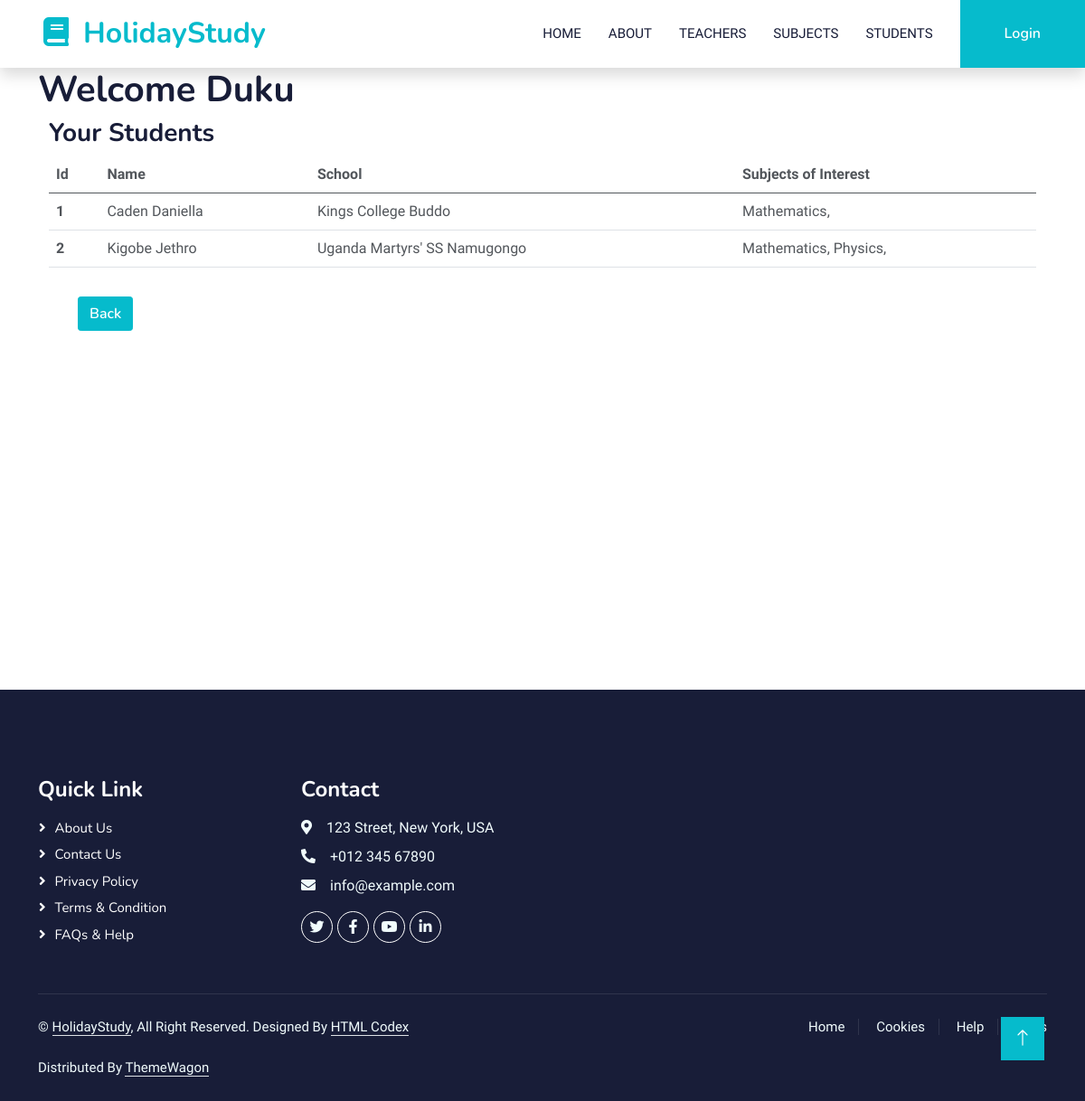
The page /teacherProfile/1 on the database its author committed.
### base/models.py (models this page shows, shortened)
class Teacher(models.Model):
  teacherName = models.ForeignKey(User, on_delete=models.CASCADE)
  subjects = models.ManyToManyField(Subject, through='TeacherSubject')
  students = models.ManyToManyField(Student, through='TeacherEnrolment')
  currentSchool = models.CharField(max_length=400)
  teacherImage = models.ImageField(upload_to="photos/%y/%m/%d", blank=True)
  teacherDescription = models.TextField()
  teacherFee = models.IntegerField()

class TeacherEnrolment(models.Model):
  teacher = models.ForeignKey(Teacher, on_delete=models.CASCADE)
  student = models.ForeignKey(Student, on_delete=models.CASCADE)
  subjects = jsonfield.JSONField()
  class Meta:
    unique_together = [['teacher', 'student']]

class Student(models.Model):
  studentName = models.ForeignKey(User, on_delete=models.CASCADE)
  currentSchool = models.CharField(max_length=500)
  subjects = models.ManyToManyField(Subject, through='StudentSubject')
  currentClass = models.ForeignKey(CurrentClass, on_delete=models.CASCADE)
  studentImage = models.ImageField(upload_to="photos/%y/%m/%d", blank=True)

class Subject(models.Model):
  subjectName = models.CharField(max_length=256)
  subjectImage = models.ImageField(upload_to="photos/%y/%m/%d", blank=True)

### base/views.py (the view)
# urls.py: path('teacherProfile/<pk>', views.teacherProfile, name="teacherProfile"),
def teacherProfile(request, pk):
  teacher = Teacher.objects.get(pk=pk)
  students = TeacherEnrolment.objects.filter(teacher=teacher.id)
  subjects = {}
  for student in students:
    subjectsJson = student.subjects
    subjectsList = json.loads(subjectsJson)
    subs = []
    for subject in subjectsList:
      sub = Subject.objects.get(id=subject)
      subs.append(sub.subjectName)
    subjects[student.id] = subs
  print(subjects)
  context = {
    'teacher': teacher,
    'students': students,
    'subjects': subjects,
  }
  return render(request, 'base/teacher_profile.html', context)

### base/templates/base/teacher_profile.html
{% extends 'base_template.html' %}
{% block content %}
<div class="container" style="height: 80vh">
<h1>Welcome {{ teacher.teacherName.last_name }}</h1>
<div>
  <div class="container">
    <h3>Your Students</h3>
    <table class="table">
      <thead class="thead-light">
        <tr>
          <th scope="col">Id</th>
          <th scope="col">Name</th>
          <th scope="col">School</th>
          <th scope="col">Subjects of Interest</th>
        </tr>
      </thead>
      <tbody>
        {% for student in students %}
        <tr>
          <th scope="row">{{ forloop.counter }}</th>
          <td>{{ student.student.studentName.last_name }} {{ student.student.studentName.first_name }}</td>
          <td>{{ student.student.currentSchool }}</td>
          <td>
            {% for key, subjects in subjects.items %}
              {% if student.id == key %}
                {% for subject in subjects %}
                  {{ subject }},
                {% endfor %}
              {% endif %}
            {% endfor%}
          </td>
        </tr>
        {% endfor %}
      </tbody>
    </table>
  </div>
</div>
<div class="row p-3 m-3">
<div class="col-sm">
  <a href="{% url 'base:teacherPage' %}" class="btn btn-primary rounded-1">Back</a>
</div>
</div>
</div>
{% endblock %}

### base/templates/base_template.html (shortened to what this page needs)
{% load static %}
<!DOCTYPE html>
<html lang="en">
<head>
    <link href="https://cdnjs.cloudflare.com/ajax/libs/font-awesome/5.10.0/css/all.min.css" rel="stylesheet">
    <link href="https://cdn.jsdelivr.net/npm/bootstrap-icons@1.4.1/font/bootstrap-icons.css" rel="stylesheet">
    <link href="{% static 'lib/animate/animate.min.css' %}" rel="stylesheet">
    <link href="{% static 'lib/owlcarousel/assets/owl.carousel.min.css' %}" rel="stylesheet">
    <link href="{% static 'css/bootstrap.min.css' %}" rel="stylesheet">
    <link href="{% static 'css/style.css' %}" rel="stylesheet">
</head>
<body>
    <nav class="navbar navbar-expand-lg bg-white navbar-light shadow sticky-top p-0">
        <a href="index.html" class="navbar-brand d-flex align-items-center px-4 px-lg-5">
            <h2 class="m-0 text-primary"><i class="fa fa-book me-3"></i>HolidayStudy</h2>
        </a>
        <div class="collapse navbar-collapse" id="navbarCollapse">
            <div class="navbar-nav ms-auto p-4 p-lg-0">
                <a href="{% url 'base:index' %}" class="nav-item nav-link
                ">Home</a>
                <a href="{% url 'base:about' %}" class="nav-item nav-link
                ">About</a>
                <a href="{% url 'base:teacherPage' %}" class="nav-item nav-link
                ">Teachers</a>
                <a href="{% url 'base:subjects' %}" class="nav-item nav-link
                ">Subjects</a>
                <a href="{% url 'base:studentPage' %}" class="nav-item nav-link
                ">Students</a>
            </div>
            {% if request.user.is_authenticated %}
            <a href="{% url 'base:logout' %}" class="btn btn-primary py-4 px-lg-5 d-none d-lg-block">Logout</a>
            {% else %}
            <a href="{% url 'base:login' %}" class="btn btn-primary py-4 px-lg-5 d-none d-lg-block">Login</a>
            {% endif %}
        </div>
    </nav>
  {% block content %} {% endblock %}
<div class="container-fluid bg-dark text-light footer pt-5 mt-5 wow fadeIn" data-wow-delay="0.1s">
  <div class="container py-5">
      <div class="row g-5">
          <div class="col-lg-3 col-md-6">
              <h4 class="text-white mb-3">Quick Link</h4>
              <a class="btn btn-link" href="">About Us</a>
              <a class="btn btn-link" href="">Contact Us</a>
              <a class="btn btn-link" href="">Privacy Policy</a>
              <a class="btn btn-link" href="">Terms & Condition</a>
              <a class="btn btn-link" href="">FAQs & Help</a>
          </div>
          <div class="col-lg-3 col-md-6">
              <h4 class="text-white mb-3">Contact</h4>
              <p class="mb-2"><i class="fa fa-map-marker-alt me-3"></i>123 Street, New York, USA</p>
              <p class="mb-2"><i class="fa fa-phone-alt me-3"></i>+012 345 67890</p>
              <p class="mb-2"><i class="fa fa-envelope me-3"></i>info@example.com</p>
              <div class="d-flex pt-2">
                  <a class="btn btn-outline-light btn-social" href=""><i class="fab fa-twitter"></i></a>
                  <a class="btn btn-outline-light btn-social" href=""><i class="fab fa-facebook-f"></i></a>
                  <a class="btn btn-outline-light btn-social" href=""><i class="fab fa-youtube"></i></a>
                  <a class="btn btn-outline-light btn-social" href=""><i class="fab fa-linkedin-in"></i></a>
              </div>
          </div>
      </div>
  </div>
  <div class="container">
      <div class="copyright">
          <div class="row">
              <div class="col-md-6 text-center text-md-start mb-3 mb-md-0">
                  &copy; <a class="border-bottom" href="#">HolidayStudy</a>, All Right Reserved.
                  Designed By <a class="border-bottom" href="https://htmlcodex.com">HTML Codex</a><br><br>
                  Distributed By <a class="border-bottom" href="https://themewagon.com">ThemeWagon</a>
              </div>
              <div class="col-md-6 text-center text-md-end">
                  <div class="footer-menu">
                      <a href="">Home</a>
                      <a href="">Cookies</a>
                      <a href="">Help</a>
                      <a href="">FAQs</a>
                  </div>
              </div>
          </div>
      </div>
  </div>
</div>
<a href="#" class="btn btn-lg btn-primary btn-lg-square back-to-top"><i class="bi bi-arrow-up"></i></a>
</body>
</html>

### base/static/css/style.css (style rules this page uses)
:root { --primary: #06BBCC; --light: #F0FBFC; --dark: #181d38; }
.back-to-top { position: fixed; display: none; right: 45px; bottom: 45px; z-index: 99; }
.btn { font-family: 'Nunito', sans-serif; font-weight: 600; transition: .5s; }
.btn.btn-primary, .btn.btn-secondary { color: #FFFFFF; }
.btn-lg-square { width: 48px; height: 48px; }
.btn-square, .btn-sm-square, .btn-lg-square { padding: 0; display: flex; align-items: center; justify-content: center; font-weight: normal; border-radius: 0px; }
.navbar-light .navbar-nav .nav-link { margin-right: 30px; padding: 25px 0; color: #FFFFFF; font-size: 15px; text-transform: uppercase; outline: none; }
.navbar-light .navbar-brand, .navbar-light a.btn { height: 75px; }
.navbar-light .navbar-nav .nav-link { color: var(--dark); font-weight: 500; }
.navbar-light.sticky-top { top: -100px; transition: .5s; }
.footer .btn.btn-social { margin-right: 5px; width: 35px; height: 35px; display: flex; align-items: center; justify-content: center; color: var(--light); font-weight: normal; border: 1px solid #FFFFFF; border-radius: 35px; transition: .3s; }
.footer .btn.btn-link { display: block; margin-bottom: 5px; padding: 0; text-align: left; color: #FFFFFF; font-size: 15px; font-weight: normal; text-transform: capitalize; transition: .3s; }
.footer .btn.btn-link::before { position: relative; content: "\f105"; font-family: "Font Awesome 5 Free"; font-weight: 900; margin-right: 10px; }
.footer .copyright { padding: 25px 0; font-size: 15px; border-top: 1px solid rgba(256, 256, 256, .1); }
.footer .copyright a { color: var(--light); }
.footer .footer-menu a { margin-right: 15px; padding-right: 15px; border-right: 1px solid rgba(255, 255, 255, .1); }
.footer .footer-menu a:last-child { margin-right: 0; padding-right: 0; border-right: none; }

### rows shown on the page
Teacher: teacherName.last_name "Duku"
TeacherEnrolment: student.studentName.last_name "Caden", student.studentName.first_name "Daniella", student.currentSchool "Kings College Buddo"
Subject: subjects "Mathematics" "Mathematics"
TeacherEnrolment: student.studentName.last_name "Kigobe", student.studentName.first_name "Jethro", student.currentSchool "Uganda Martyrs' SS Namugongo"
Subject: subjects "Physics"
